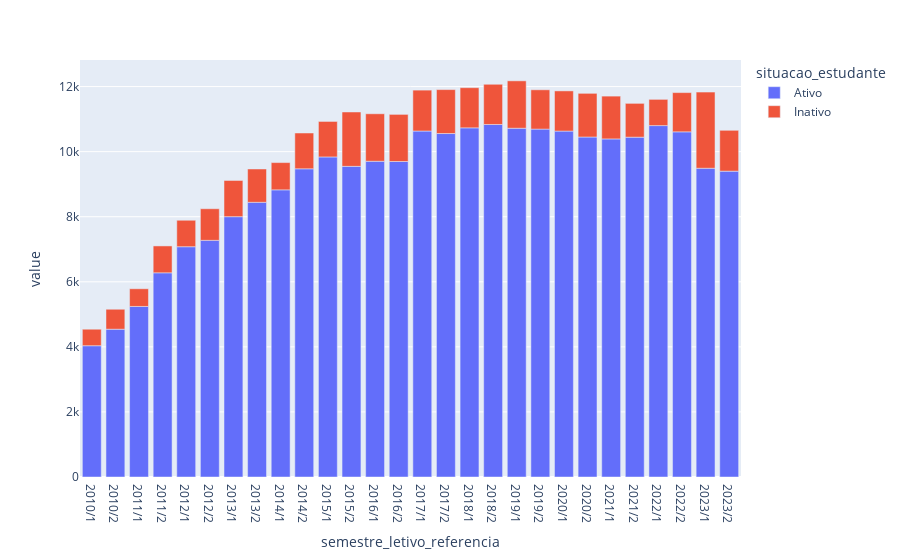

Here is the notebook cell this chart was saved with:
### Code cell
# Para melhor manipulação trasnforma o objeto em SparkPandas
view_2 = ps.DataFrame(data.groupBy('semestre_letivo_referencia', 'situacao_estudante')
                      .count()
                      .orderBy('semestre_letivo_referencia'))

view_2_pivot = view_2.pivot(index='semestre_letivo_referencia', 
                            columns='situacao_estudante', 
                            values='count')
view_2_pivot.plot(kind='bar')

### Figure 1 — Plotly figure (JSON) as saved in the notebook; plotly's stock layout.template omitted (floating-point values rounded to 4 significant figures)
{"data": [{"alignmentgroup": "True", "hovertemplate": "situacao_estudante=Ativo<br>semestre_letivo_referencia=%{x}<br>value=%{y}<extra></extra>", "legendgroup": "Ativo", "marker": {"color": "#636efa", "pattern": {"shape": ""}}, "name": "Ativo", "offsetgroup": "Ativo", "orientation": "v", "showlegend": true, "textposition": "auto", "type": "bar", "x": ["2010/1", "2010/2", "2011/1", "2011/2", "2012/1", "2012/2", "2013/1", "2013/2", "2014/1", "2014/2", "2015/1", "2015/2", "2016/1", "2016/2", "2017/1", "2017/2", "2018/1", "2018/2", "2019/1", "2019/2", "2020/1", "2020/2", "2021/1", "2021/2", "2022/1", "2022/2", "2023/1", "2023/2"], "xaxis": "x", "y": [4035, 4543, 5242, 6276, 7078, 7274, 8001, 8443, 8826, 9473, 9837, 9548, 9705, 9697, 10634, 10557, 10732, 10835, 10720, 10693, 10632, 10450, 10391, 10445, 10801, 10609, 9490, 9401], "yaxis": "y"}, {"alignmentgroup": "True", "hovertemplate": "situacao_estudante=Inativo<br>semestre_letivo_referencia=%{x}<br>value=%{y}<extra></extra>", "legendgroup": "Inativo", "marker": {"color": "#EF553B", "pattern": {"shape": ""}}, "name": "Inativo", "offsetgroup": "Inativo", "orientation": "v", "showlegend": true, "textposition": "auto", "type": "bar", "x": ["2010/1", "2010/2", "2011/1", "2011/2", "2012/1", "2012/2", "2013/1", "2013/2", "2014/1", "2014/2", "2015/1", "2015/2", "2016/1", "2016/2", "2017/1", "2017/2", "2018/1", "2018/2", "2019/1", "2019/2", "2020/1", "2020/2", "2021/1", "2021/2", "2022/1", "2022/2", "2023/1", "2023/2"], "xaxis": "x", "y": [507, 613, 543, 826, 813, 971, 1113, 1024, 838, 1100, 1091, 1671, 1459, 1448, 1257, 1350, 1234, 1236, 1456, 1208, 1235, 1342, 1316, 1039, 806, 1206, 2340, 1255], "yaxis": "y"}], "layout": {"barmode": "relative", "legend": {"title": {"text": "situacao_estudante"}, "tracegroupgap": 0}, "margin": {"t": 60}, "xaxis": {"anchor": "y", "domain": [0, 1], "title": {"text": "semestre_letivo_referencia"}}, "yaxis": {"anchor": "x", "domain": [0, 1], "title": {"text": "value"}}}}
